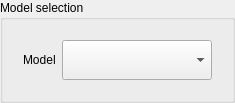
     <widget class="QGroupBox" name="groupBoxModelSelection">
      <property name="sizePolicy">
       <sizepolicy hsizetype="MinimumExpanding" vsizetype="MinimumExpanding">
        <horstretch>0</horstretch>
        <verstretch>0</verstretch>
       </sizepolicy>
      </property>
      <property name="styleSheet">
       <string notr="true"/>
      </property>
      <property name="title">
       <string>Model selection</string>
      </property>
      <layout class="QGridLayout" name="gridLayout_20">
       <item row="0" column="0" alignment="Qt::AlignLeft|Qt::AlignVCenter">
        <widget class="QGroupBox" name="groupBoxModel">
         <property name="styleSheet">
          <string notr="true">QGroupBox
{
	border: 0;
}</string>
         </property>
         <layout class="QGridLayout" name="gridLayout_4">
          <item row="0" column="0">
           <widget class="QLabel" name="labelModel">
            <property name="sizePolicy">
             <sizepolicy hsizetype="Preferred" vsizetype="Preferred">
              <horstretch>0</horstretch>
              <verstretch>0</verstretch>
             </sizepolicy>
            </property>
            <property name="text">
             <string>Model</string>
            </property>
           </widget>
          </item>
          <item row="0" column="1">
           <widget class="QComboBox" name="comboBoxModel">
            <property name="sizePolicy">
             <sizepolicy hsizetype="Preferred" vsizetype="Preferred">
              <horstretch>0</horstretch>
              <verstretch>0</verstretch>
             </sizepolicy>
            </property>
            <property name="minimumSize">
             <size>
              <width>150</width>
              <height>40</height>
             </size>
            </property>
            <property name="maximumSize">
             <size>
              <width>150</width>
              <height>40</height>
             </size>
            </property>
           </widget>
          </item>
         </layout>
        </widget>
       </item>
      </layout>
     </widget>
